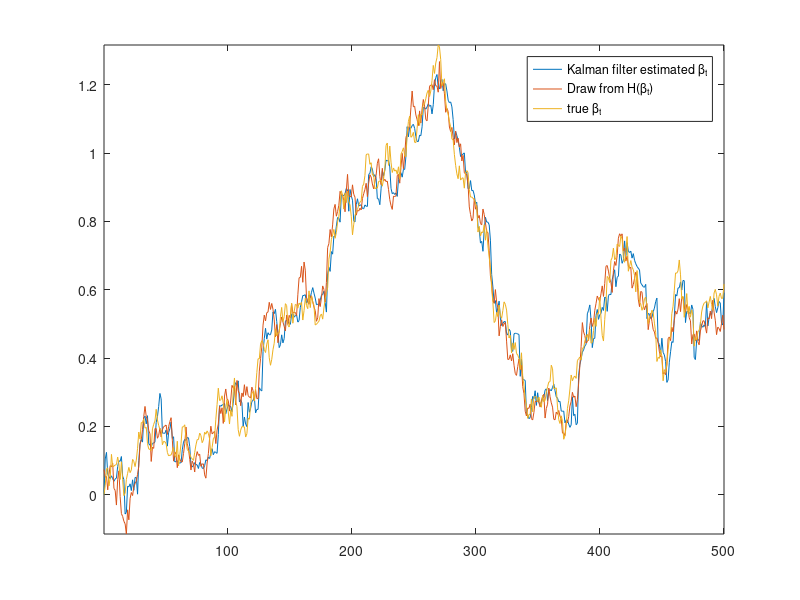

MATLAB code for this plot:
clear
%generate data for a state space model
%Y=Beta[t]*X+e1
%Beta[t]=mu+F*Beta[t-1]+e2
%var(e1)=R
%var(e2)=Q
t=500;
Q=0.001;
R=0.01;
F=1;  %these are fixed
mu=0;  %these are fixed
e1=randn(t,1)*sqrt(R);
e2=randn(t,1)*sqrt(Q);
Beta=zeros(t,1);
Y=zeros(t,1);
X=randn(t,1);
for j=2:t
    Beta(j,:)=Beta(j-1,:)+e2(j,:);
    Y(j)=X(j,:)*Beta(j,:)'+e1(j);
end





%%Step 1 Set up matrices for the Kalman Filter

beta0=zeros(1,1);   %state variable  b[0/0]
p00=1;          %variance of state variable p[0/0]
beta_tt=[];          %will hold the filtered state variable
ptt=zeros(t,1,1);    % will hold its variance

%initialise the state variable
beta11=beta0; 
p11=p00;



for i=1:t
    x=X(i);

    %Prediction
beta10=mu+beta11*F';
p10=F*p11*F'+Q;
yhat=(x*(beta10)')';                                               
eta=Y(i,:)-yhat;
feta=(x*p10*x')+R;
%updating
K=(p10*x')*inv(feta);
beta11=(beta10'+K*eta')';
p11=p10-K*(x*p10);

ptt(i,:,:)=p11;
beta_tt=[beta_tt;beta11];

end
%%%%%%%%%%%end of Kalman Filter%%%%%%%%%%%%%%%%%%%%%%%%%%%%%%%%%%%%%%%%%%%%%%%%%%%


% Carter and Kohn Backward recursion to calculate the mean and variance of the distribution of the state
%vector
beta2 = zeros(t,1);   %this will hold the draw of the state variable
wa=randn(t,1);

i=t;  %period t
p00=squeeze(ptt(i,:,:)); 
beta2(i,:)=beta_tt(i:i,:)+(wa(i:i,:)*chol(p00));   

%periods t-1..to 1

for i=t-1:-1:1
pt=squeeze(ptt(i,:,:));

bm=beta_tt(i:i,:)+(pt*F'*inv(F*pt*F'+Q)*(beta2(i+1:i+1,:)-mu-beta_tt(i,:)*F')')';  

pm=pt-pt*F'*inv(F*pt*F'+Q)*F*pt;  

beta2(i:i,:)=bm+(wa(i:i,:)*chol(pm));  

end

plot([beta_tt beta2 Beta])
axis tight
legend('Kalman filter estimated \beta_{t}','Draw from H(\beta_{t})','true \beta_{t}');